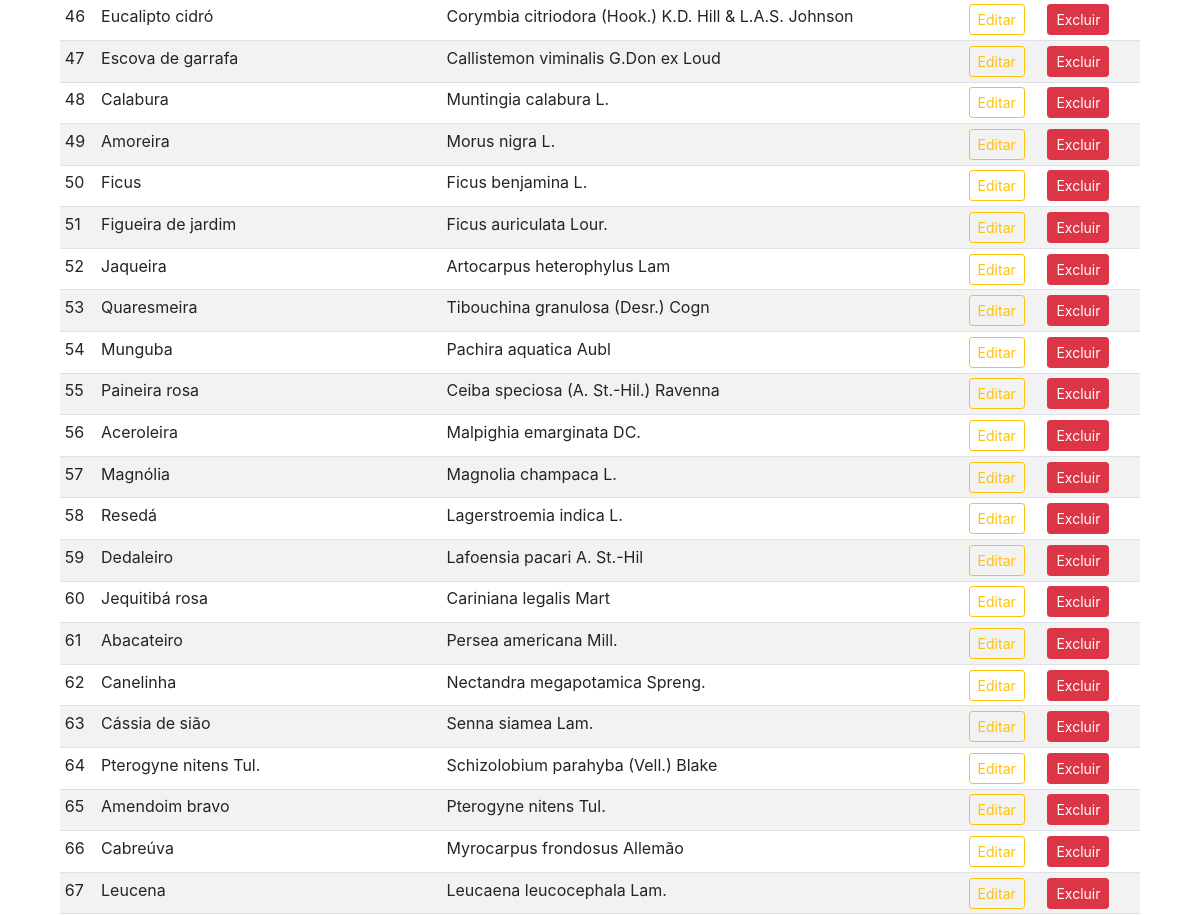
The page /arvores (signed in, middle part) on the database as committed earlier.
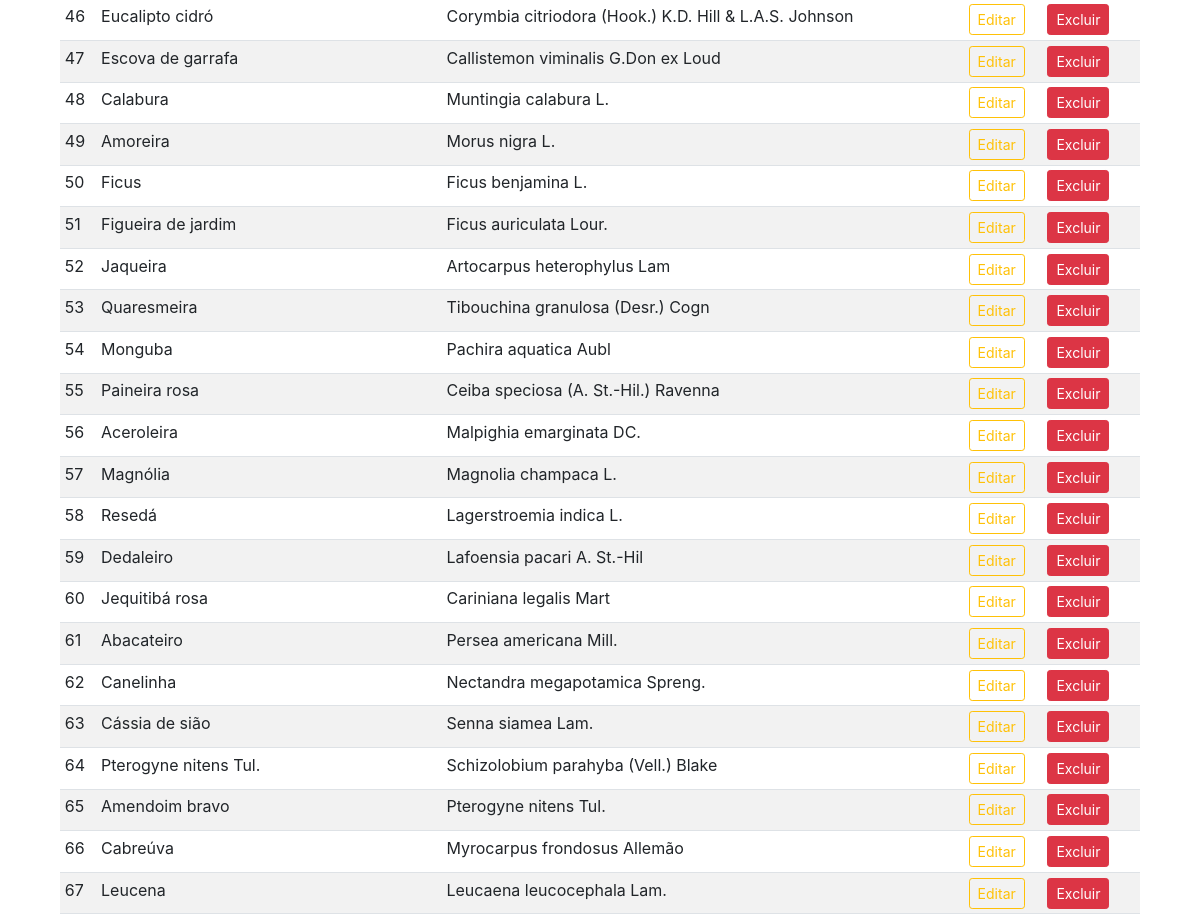
The same page on the database as committed later.
### app_arbo/trees/models.py (models this page shows)
class Arvore (db.Model):
    id=db.Column(db.Integer,primary_key=True)
    name=db.Column(db.String(30),nullable=False,unique=True)
    especie=db.Column(db.String(100),nullable=False,unique=True)

### app_arbo/admin/rotas.py (the view)
@app.route('/arvores')
def arvores():
    if 'email' not in session:
        flash(f'Favor faça seu login no sistema.', 'success')
        return redirect(url_for('login'))
    arvores = Arvore.query.order_by(Arvore.id.desc()).all()
    return render_template('admin/arvores.html', title='Página Árvores', arvores=arvores)

### app_arbo/templates/admin/arvores.html (shortened to what this page needs)
{% extends 'layouts.html' %}
{% block content %}
<div class="container">
<div class="container mt-4">
    <table class="table table-sm table-striped">
        <tbody>
            {% if arvores %}
            {% for arvore in arvores %}
            <tr>
                  <td>{{loop.index}}</td>
                <td>{{arvore.name}}</td>
                <td></td>
                <td></td>
                <td>{{arvore.especie}}</td>
                <td></td>
                <td></td>
                <td><a href="{{url_for('updatearvore', id=arvore.id)}}" class="btn btn-sm btn-outline-warning">Editar</a></td>
                  <td>
                  <button type="button" class="btn btn-danger btn-sm" data-toggle="modal" data-target="#exampleModal-{{arvore.id}}">
                    Excluir
                  </button>
                  <td></td>
                  </td>
              </tr>
            {% endfor %}
            {% endif %}
        </tbody>
    </table>
</div>
{% endblock content %}

Rows that differ between the two databases and show on the page:
changed Arvore "Pachira aquatica Aubl": name "Munguba" → "Monguba"
